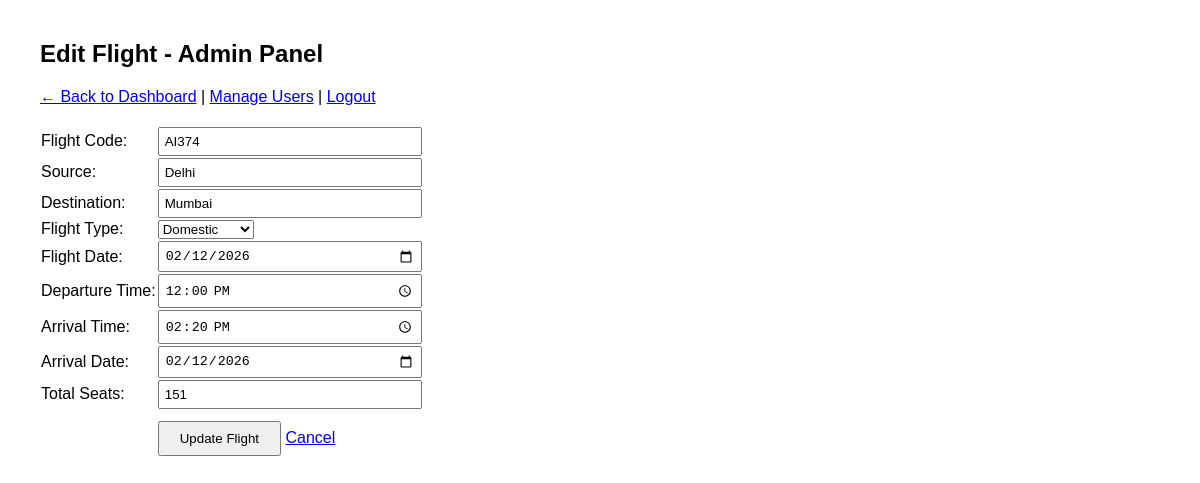
The app's page /edit_flight.php?id=1 (signed in) with its own data.
### tables this page shows
CREATE TABLE flights (
id INT AUTO_INCREMENT PRIMARY KEY,
flight_code VARCHAR(30) UNIQUE NOT NULL,
source VARCHAR(100) NOT NULL,
destination VARCHAR(100) NOT NULL,
flight_type VARCHAR(20) NOT NULL DEFAULT 'Domestic',
flight_date DATE NOT NULL,
departure_time TIME,
arrival_time TIME,
arrival_date DATE NOT NULL,
seats_total INT DEFAULT 100,
seats_booked INT DEFAULT 0,
created_at TIMESTAMP DEFAULT CURRENT_TIMESTAMP
);

### edit_flight.php (the view, shortened to what this page needs)
<?php
require 'config.php';
$id = isset($_GET['id']) ? (int)$_GET['id'] : 0;
$stmt = $mysqli->prepare("SELECT * FROM flights WHERE id = ? LIMIT 1");
$stmt->bind_param('i', $id);
$stmt->execute();
$res = $stmt->get_result();
$flight = $res ? $res->fetch_assoc() : null;
?>
<!doctype html>
<html>
<head>
</head>
<body>
  <h2>Edit Flight - Admin Panel</h2>
  <p>
    <a href="admin_dashboard.php">← Back to Dashboard</a> |
    <a href="manage_users.php">Manage Users</a> |
    <a href="logout.php">Logout</a>
  </p>
  <form method="post" action="edit_flight.php?id=<?php echo (int)$flight['id']; ?>">
    <table>
      <tr>
        <td>Flight Code:</td>
        <td><input name="flight_code" type="text" required value="<?php echo htmlspecialchars($flight['flight_code']); ?>"></td>
      </tr>
      <tr>
        <td>Source:</td>
        <td><input name="source" type="text" required value="<?php echo htmlspecialchars($flight['source']); ?>"></td>
      </tr>
      <tr>
        <td>Destination:</td>
        <td><input name="destination" type="text" required value="<?php echo htmlspecialchars($flight['destination']); ?>"></td>
      </tr>
      <tr>
        <td>Flight Type:</td>
        <td>
          <select name="flight_type" required>
          <option value="Domestic" <?php if ($flight['flight_type'] === 'Domestic') echo 'selected'; ?>>Domestic</option>
          </select>
        </td>
      </tr>
      <tr>
        <td>Flight Date:</td>
        <td><input name="flight_date" type="date" required value="<?php echo htmlspecialchars($flight['flight_date']); ?>"></td>
      </tr>
      <tr>
        <td>Departure Time:</td>
        <td><input name="departure_time" type="time" value="<?php echo htmlspecialchars($flight['departure_time']); ?>"></td>
      </tr>
      <tr>
        <td>Arrival Time:</td>
        <td><input name="arrival_time" type="time" value="<?php echo htmlspecialchars($flight['arrival_time']); ?>"></td>
      </tr>
      <tr>
        <td>Arrival Date:</td>
        <td><input name="arrival_date" type="date" required value="<?php echo htmlspecialchars($flight['arrival_date']); ?>"></td>
      </tr>
      <tr>
        <td>Total Seats:</td>
        <td><input name="seats_total" type="number" min="1" required value="<?php echo (int)$flight['seats_total']; ?>"></td>
      </tr>
      <tr>
        <td></td>
        <td>
          <input type="submit" value="Update Flight">
          <a href="admin_dashboard.php">Cancel</a>
        </td>
      </tr>
    </table>
  </form>
</body>
</html>

### edit_flight.php (style rules this page uses)
body { font-family: Arial, sans-serif; margin: 40px; }
table { border-collapse: collapse; margin: 20px 0; }
input[type="text"], input[type="date"], input[type="time"], input[type="number"] { width: 250px; padding: 5px; }
input[type="submit"] { padding: 8px 20px; margin-top: 10px; }

### records on screen
flights: flight_code "AI374", source "Delhi", destination "Mumbai", flight_type "Domestic", flight_date "02/12/2026", departure_time "12:00:00", arrival_time "14:20:00", arrival_date "02/12/2026", seats_total "151"
